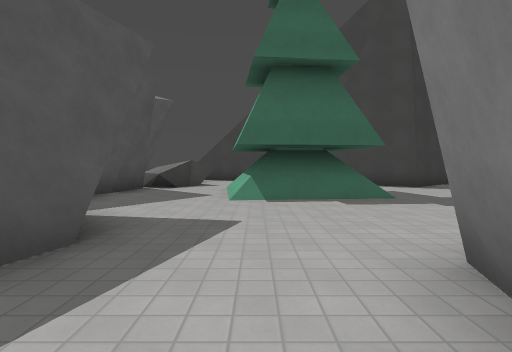
[1] (above)

12 first-person views from a walk through a 3-D level made in the Godot game engine. The camera is 1.3 m above the floor, tilts 2° down and sees 80° across. The floor is counted in squares, 2 m on a side. Each view is taken from the middle of a square. On the plan, view 1 faces up. The plan holds only what a view shows up to about 10 squares ahead; the rest is blank. The place goes on beyond the plan. Surface patterns are stand-ins for the level's own textures.

[2]
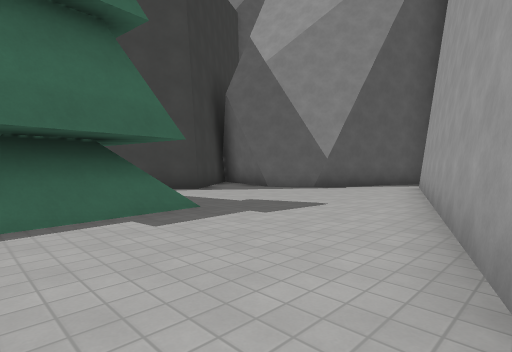

[3]
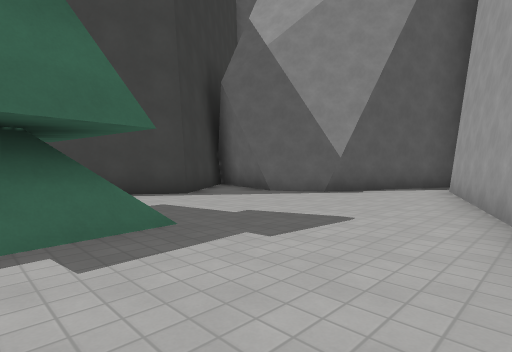

[4]
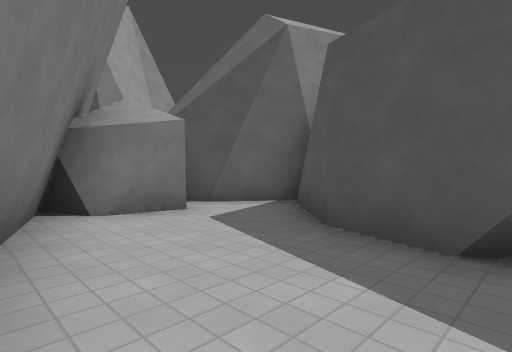

[5]
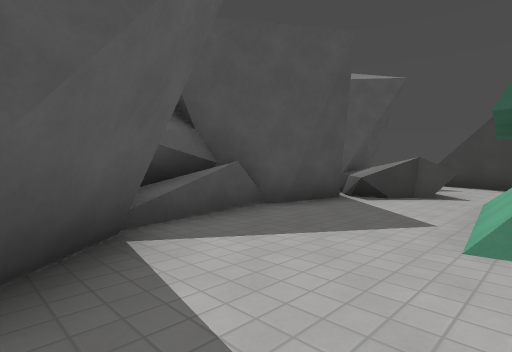

[6]
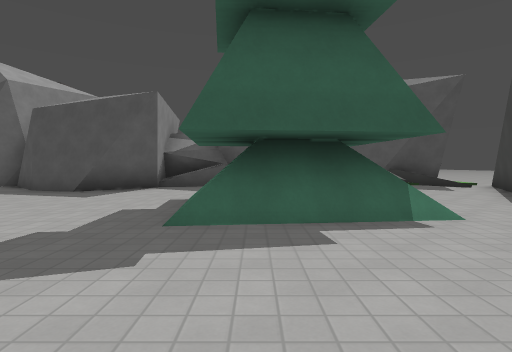

[7]
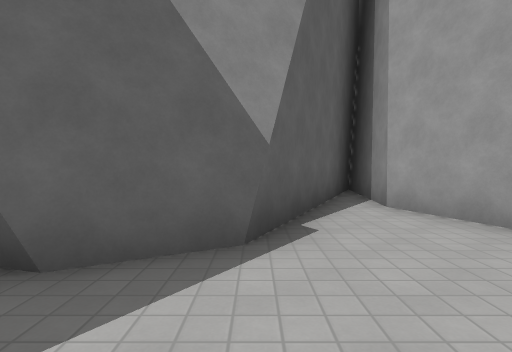

[8]
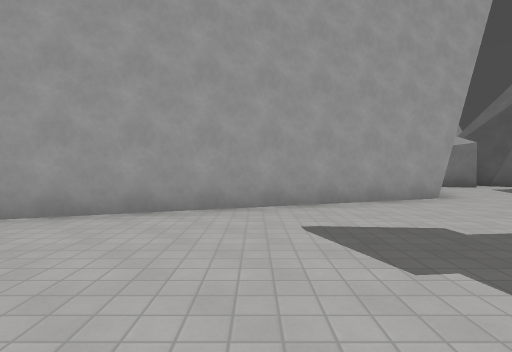

[9]
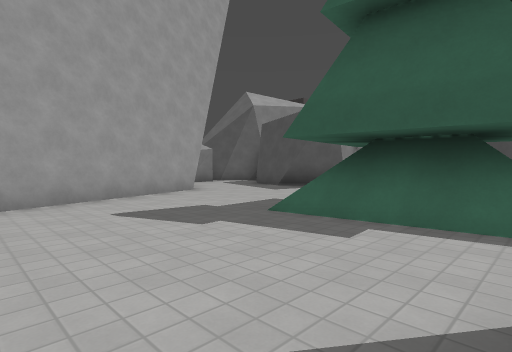

[10]
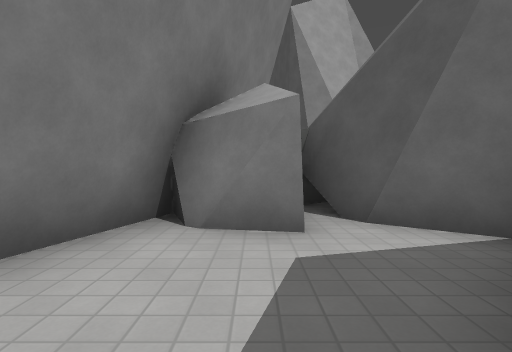

[11]
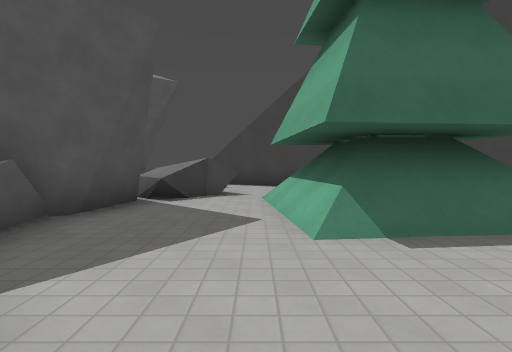

[12]
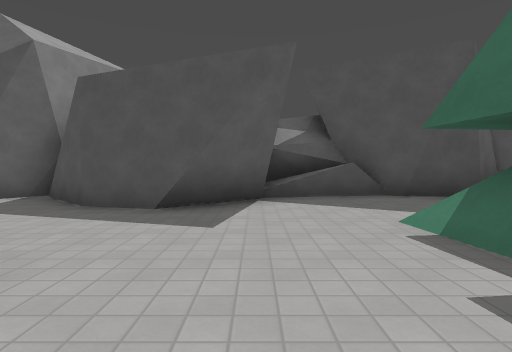

### Floor plan
Points are (right, up) in squares from view 1. A wall is a line through its corners. A room is listed if a view was taken in it or the views show most of it. See-through windows are left out.
Room 1 (views 1, 2, 3, 4, 5, 6, 7, 8, 9, 10, 11, 12)
walls: (-2.5, 4.2) (-1.5, 3.1) (-2, 1.1) (-3.3, -0.2); (-3.1, 7.4) (-4.3, 5.7); (6.8, 8.4) (7.1, 9.6); (-3.6, 6.9) (-3.3, 5.5); (-3.9, 4.1) (-2.7, 4.2); (7.8, 6.8) (6.7, 8.8); (-4, 6.1) (-3.6, 4.2); (-4.2, 6.1) (-3.4, 4.2); (0, -2.1) (1.2, 1.9) (9.8, 4.9); (-4, 9.5) (-3.1, 8.5) (-3.3, 7.1); (-3.8, -0.3) (-2.5, -1.3) (-1.7, -2.8); (10.2, 5.8) (7.4, 7.1)
low walls: (-2.7, 4.2) (-1.3, 2.7)
objects: rock (-3, 9); rock (-1, -3) to (0, -1); tree (0, 6) to (2, 9)

Where each view was taken, in squares from view 1:
view 1: 0 up, 0 right, facing up
view 2: 2 up, 0 right, facing up-right
view 3: 3 up, 1 right, facing up-right
view 4: 3 up, 1 right, facing down-left
view 5: 3 up, 0 right, facing up-left
view 6: 7 up, 6 right, facing left
view 7: 7 up, 5 right, facing right
view 8: 8 up, 5 right, facing down
view 9: 9 up, 6 right, facing down-left
view 10: 2 up, 1 left, facing down
view 11: 3 up, 1 left, facing up
view 12: 4 up, 3 right, facing left
